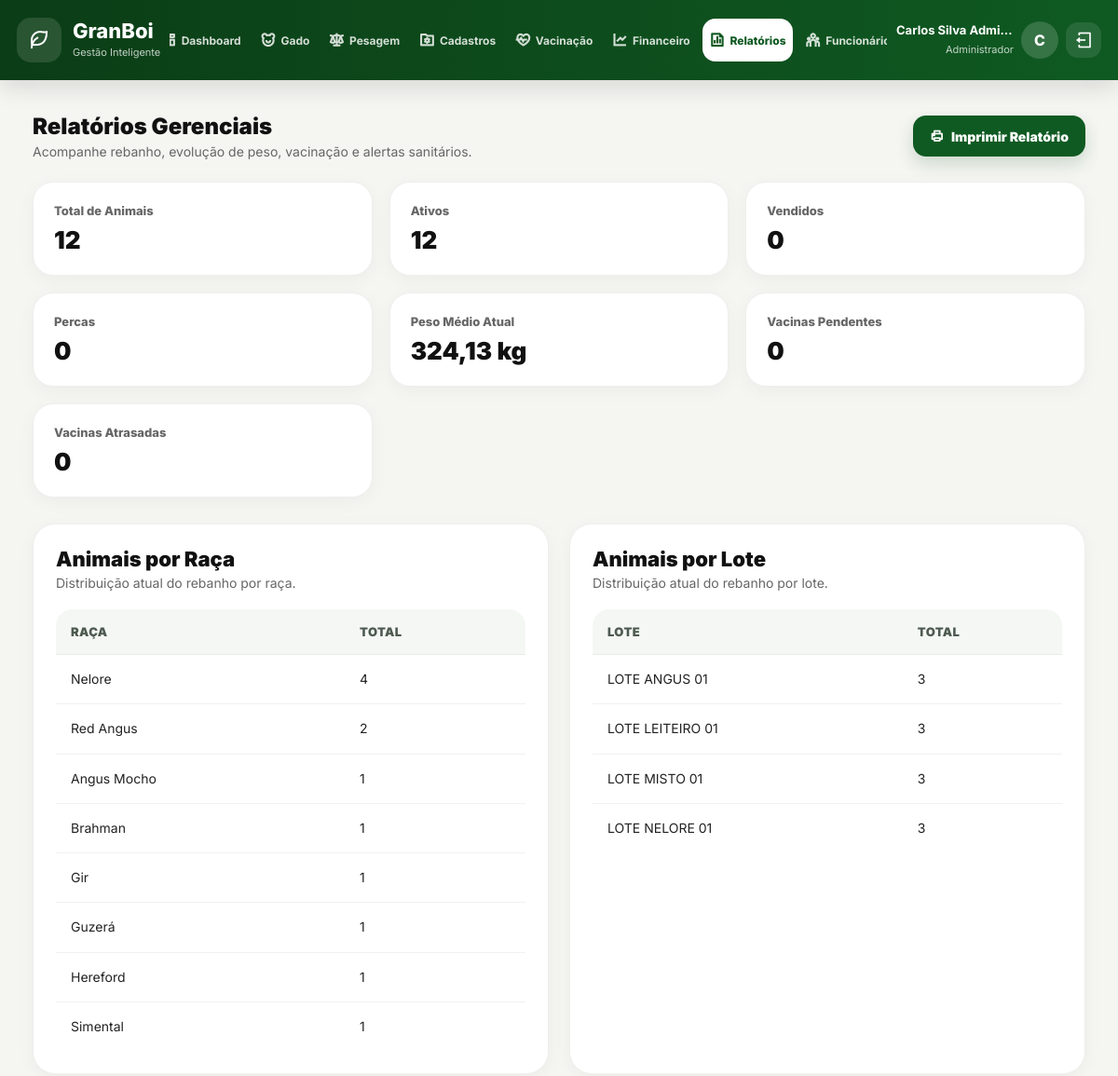
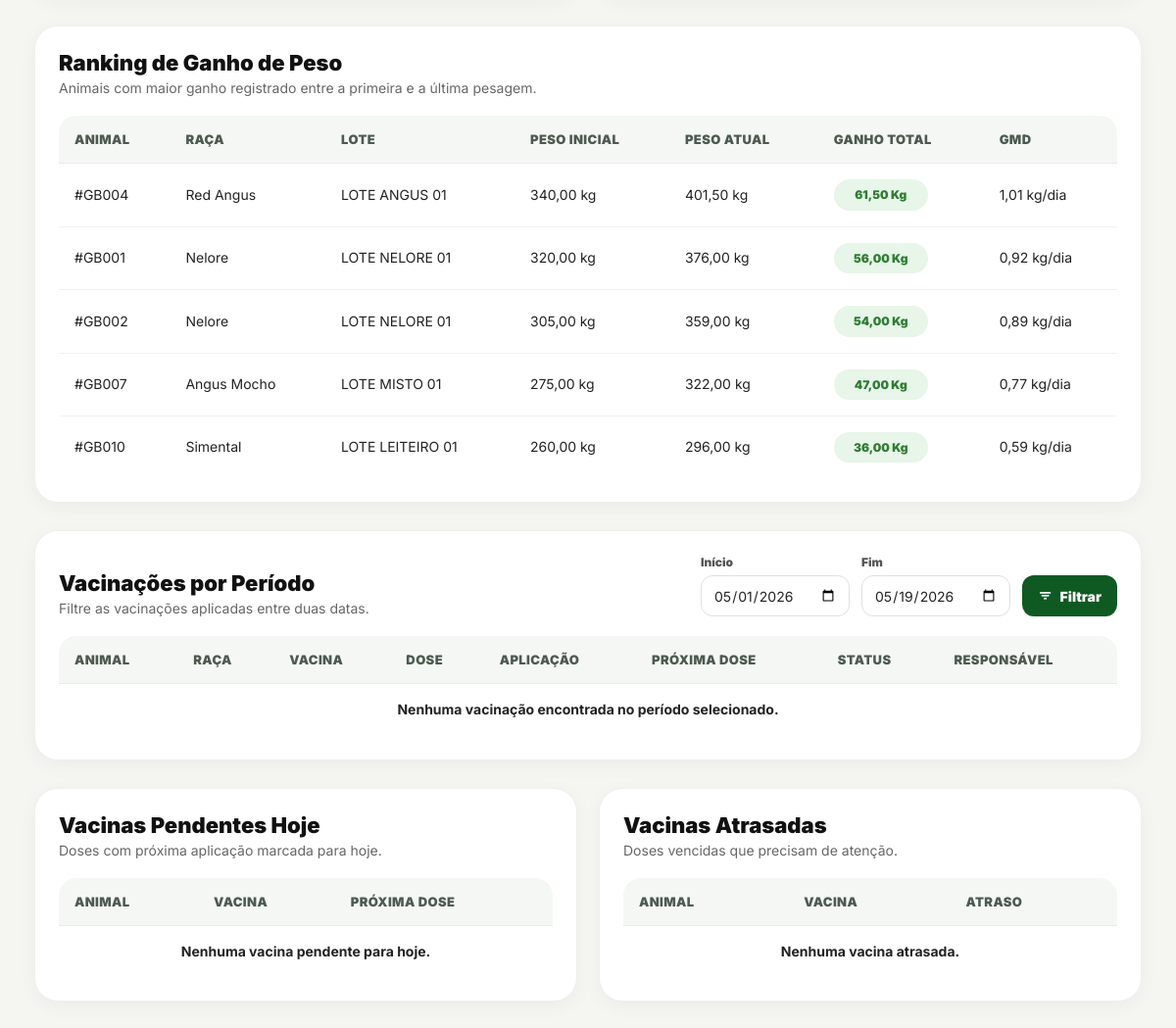
Page /GranBoi/relatorios (signed in) on the committed database (2 pictures, top to bottom).
### tables this page shows
CREATE TABLE `animal` (
  `id` BIGINT(20) NOT NULL AUTO_INCREMENT,
  `brinco_identificador` VARCHAR(20) NOT NULL,
  `raca_id` INT(11) DEFAULT NULL,
  `lote_id` INT(11) DEFAULT NULL,
  `data_nascimento` DATE DEFAULT NULL,
  `sexo` ENUM('M','F') DEFAULT NULL,
  `peso_entrada` DECIMAL(10,2) DEFAULT NULL,
  `chip` VARCHAR(100) DEFAULT NULL COMMENT 'CODIGO DO CHIP IMPLANTADO NO ANIMAL (=0 para ausente)',
  `peso_saida` DOUBLE(13,3) DEFAULT 0.000 COMMENT 'Peso na saida (ou venda) do animal.',
  `valor_venda` DECIMAL(13,2) DEFAULT 0.00 COMMENT 'Valor da venda do animal.',
  `status` VARCHAR(20) DEFAULT 'Ativo',
  PRIMARY KEY (`id`),
  UNIQUE KEY `brinco_UNIQUE` (`brinco_identificador`),
  KEY `fk_animal_raca` (`raca_id`),
  KEY `fk_animal_lote` (`lote_id`),
  CONSTRAINT `fk_animal_raca` FOREIGN KEY (`raca_id`) REFERENCES `raca` (`id`),
  CONSTRAINT `fk_animal_lote` FOREIGN KEY (`lote_id`) REFERENCES `lote` (`id`)
);

### app/views/relatorios/relatorios.php (the view, shortened to what the rows shown need)
<main class="main-content relatorios-page">
  <section class="relatorios-page-actions">
    <div>
      <h2>Relatórios Gerenciais</h2>
    </div>
  </section>
  <section class="relatorio-two-columns">
    <div class="relatorios-table-card">
      <div class="section-header">
        <div>
          <h2>Animais por Raça</h2>
        </div>
      </div>
      <table class="relatorios-table">
        <thead>
          <tr>
            <th>Raça</th>
            <th>Total</th>
          </tr>
        </thead>
      </table>
    </div>
    <div class="relatorios-table-card">
      <div class="section-header">
        <div>
          <h2>Animais por Lote</h2>
        </div>
      </div>
      <table class="relatorios-table">
        <thead>
          <tr>
            <th>Lote</th>
            <th>Total</th>
          </tr>
        </thead>
      </table>
    </div>
  </section>
  <section class="relatorios-table-card">
    <div class="section-header">
      <div>
        <h2>Ranking de Ganho de Peso</h2>
      </div>
    </div>
    <table class="relatorios-table">
      <thead>
        <tr>
          <th>Animal</th>
          <th>Raça</th>
          <th>Lote</th>
          <th>Peso Inicial</th>
          <th>Peso Atual</th>
          <th>Ganho Total</th>
          <th>GMD</th>
        </tr>
      </thead>
      <tbody>
        <?php if (!empty($rankingGanhoPeso)): ?>
          <?php foreach ($rankingGanhoPeso as $item): ?>
            <tr>
              <td>#<?= htmlspecialchars($item['brinco_identificador'] ?? '-') ?></td>
              <td><?= htmlspecialchars($item['raca'] ?? '-') ?></td>
              <td><?= htmlspecialchars($item['lote'] ?? '-') ?></td>
              <td><?= number_format((float) ($item['peso_inicial'] ?? 0), 2, ',', '.') ?> kg</td>
              <td><?= number_format((float) ($item['peso_atual'] ?? 0), 2, ',', '.') ?> kg</td>
              <td>
                <span class="relatorio-status disponivel">
                  <?= number_format((float) ($item['ganho_total'] ?? 0), 2, ',', '.') ?> kg
                </span>
              </td>
              <td><?= number_format((float) ($item['gmd'] ?? 0), 2, ',', '.') ?> kg/dia</td>
            </tr>
          <?php endforeach; ?>
        <?php endif; ?>
      </tbody>
    </table>
  </section>
  <section class="relatorios-table-card">
    <div class="section-header relatorio-filter-header">
      <div>
        <h2>Vacinações por Período</h2>
      </div>
    </div>
    <table class="relatorios-table">
      <thead>
        <tr>
          <th>Animal</th>
          <th>Raça</th>
          <th>Vacina</th>
          <th>Dose</th>
          <th>Aplicação</th>
          <th>Próxima Dose</th>
          <th>Status</th>
          <th>Responsável</th>
        </tr>
      </thead>
    </table>
  </section>
  <section class="relatorio-two-columns">
    <div class="relatorios-table-card">
      <div class="section-header">
        <div>
          <h2>Vacinas Pendentes Hoje</h2>
        </div>
      </div>
      <table class="relatorios-table">
        <thead>
          <tr>
            <th>Animal</th>
            <th>Vacina</th>
            <th>Próxima Dose</th>
          </tr>
        </thead>
      </table>
    </div>
    <div class="relatorios-table-card">
      <div class="section-header">
        <div>
          <h2>Vacinas Atrasadas</h2>
        </div>
      </div>
      <table class="relatorios-table">
        <thead>
          <tr>
            <th>Animal</th>
            <th>Vacina</th>
            <th>Atraso</th>
          </tr>
        </thead>
      </table>
    </div>
  </section>
</main>

### rows in the picture
animal: brinco_identificador "GB004", raca "Red Angus", lote "LOTE ANGUS 01", peso_inicial "340,00", peso_atual "401,50", ganho_total "61,50", gmd "1,01"
animal: brinco_identificador "GB001", raca "Nelore", lote "LOTE NELORE 01", peso_inicial "320,00", peso_atual "376,00", ganho_total "56,00", gmd "0,92"
animal: brinco_identificador "GB002", raca "Nelore", lote "LOTE NELORE 01", peso_inicial "305,00", peso_atual "359,00", ganho_total "54,00", gmd "0,89"
animal: brinco_identificador "GB007", raca "Angus Mocho", lote "LOTE MISTO 01", peso_inicial "275,00", peso_atual "322,00", ganho_total "47,00", gmd "0,77"
animal: brinco_identificador "GB010", raca "Simental", lote "LOTE LEITEIRO 01", peso_inicial "260,00", peso_atual "296,00", ganho_total "36,00", gmd "0,59"

### other values in the picture
$_SESSION['usuario']['nome'] "Carlos Silva Admi…"
$_SESSION['usuario']['papel_nome'] "Administrador"
substr($_SESSION['usuario']['nome'] ?? 'U', 0, 1) "C"
$resumoRebanho['total'] "12"
$resumoRebanho['ativos'] "12"
$resumoRebanho['vendidos'] "0"
$resumoRebanho['percas'] "0"
$pesoMedioAtual "324,13"
$item['raca'] "Nelore"
$item['total'] "4"
$item['raca'] "Red Angus"
$item['total'] "2"
$item['raca'] "Angus Mocho"
$item['total'] "1"
$item['raca'] "Brahman"
